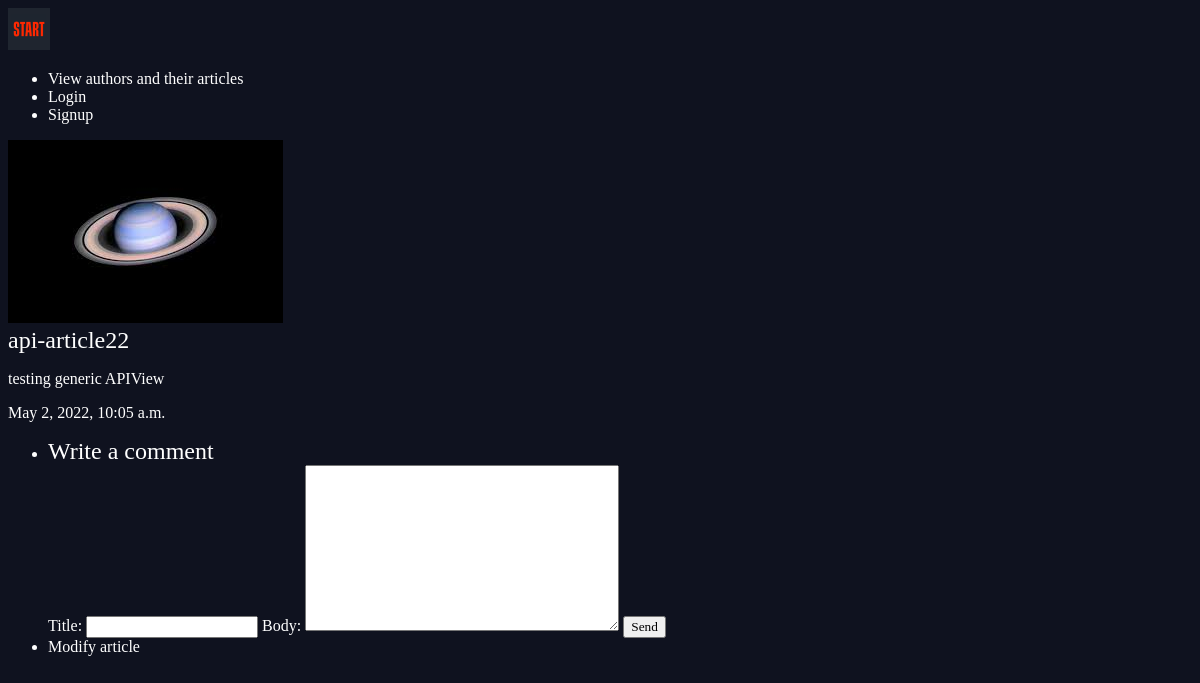
Page /articles/api-article22 on the committed database.
### articles/models.py (models this page shows, shortened)
class Article (models.Model):
    id = models.BigAutoField(primary_key=True)
    title = models.CharField(max_length=100)
    slug = models.SlugField()
    body = models.TextField()
    date = models.DateTimeField(auto_now_add=True)
    thumb = models.ImageField(default="default.png", blank=True)
    author = models.ForeignKey(User, default=None, on_delete=models.SET_NULL, null=True)

### articles/views.py (the view)
# urls.py: re_path(r'(?P<slug>[\w-]+)', views.article_detail, name="detail" ),
def article_detail(request, slug):
         article = Article.objects.get(slug=slug)
         try:
             comments = Article_comment.objects.all() # Try to retrieve all comments already written
             pass
         except Article_comment.objects.all().DoesNotExist:
             comments = None
         comment = forms.CreateComment()
         return render(request, 'articles/article_detail.html', {'article': article, "comments": comments, 'comment': comment})

### articles/forms.py
class CreateComment(forms.ModelForm):
    class Meta:
        model=models.Article_comment
        fields=['title', 'body']

### articles/templates/articles/article_detail.html (shortened to what this page needs)
{% extends 'base_layout.html' %}
{% block content %}
<div class="article-detail">
    <div class="article">
        <img src="{{article.thumb.url}}"/>
        <h2> {{article.title}}</h2>
          <p>{{article.body}} </p>
          <p>{{article.date}} </p>
          <nav>
              <ul>
                  <li>
                    <div class="create-article_comment">
                        <h2>Write a comment</h2>
                        <form class="site-form" action="{% url 'articles:comment' slug=article.slug %}" method="post">
                            {{comment}}
                            <input type="submit" value="Send">
                        </form>
                    </div>
                  </li>
                  <li>
                    <a href="{% url 'articles:modify' slug=article.slug %}">Modify article</a>
                </li>
                </ul>
            </nav>
    </div>
</div>
{% endblock %}

### assets/styles.css (style rules this page uses)
body { background-color: #0f121f; background-image:url(); background-repeat: no-repeat; color: #fff; }
body * { font-family: Ubuntu; }
h1, h2, h3, h4, h5 { font-weight: normal; margin: 0; }
a, a:hover, a:visited { color: #fff; text-decoration: none; }

### rows in the picture
Article: thumb (placeholder picture), title "api-article22", body "testing generic APIView", date "May 2, 2022, 10:05 a.m."
